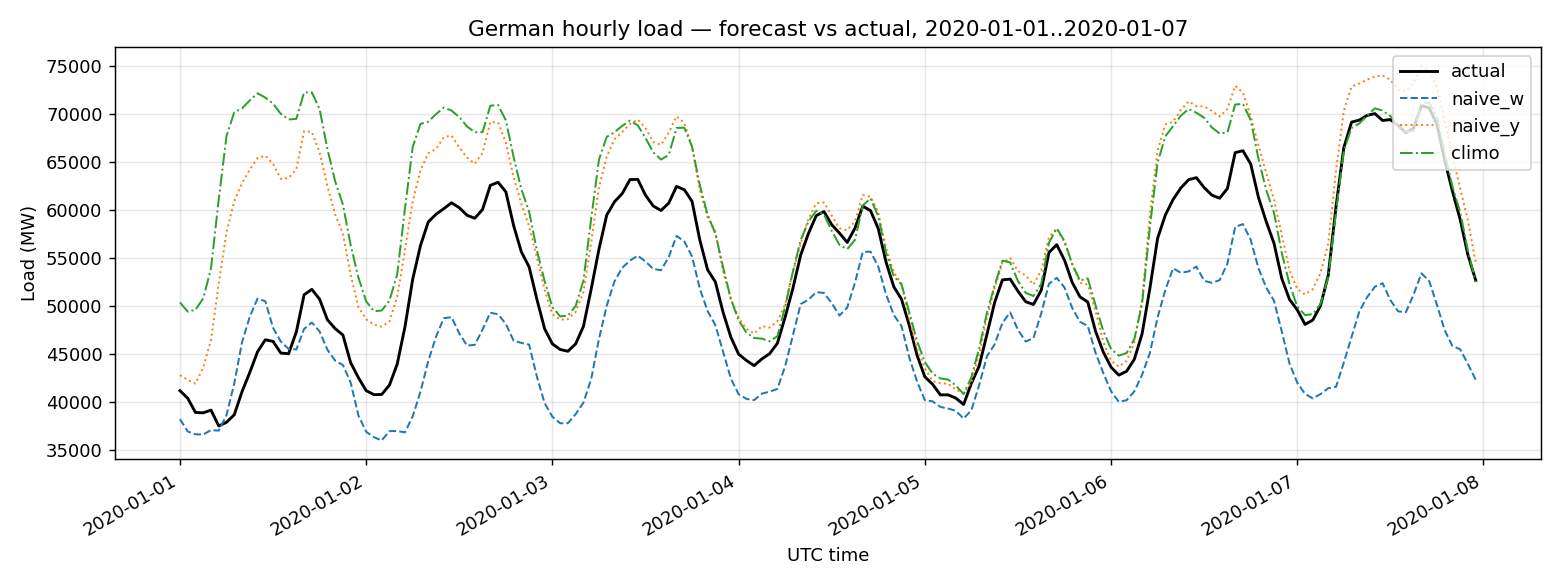

This figure's Python source:
"""Forecast German hourly electricity load for the first week of January 2020.

Three simple baselines, all univariate on `DE_load_actual_entsoe_transparency`:

1. naive_w   — value 168 hours (1 week) before the forecast hour.
2. naive_y   — value 364 days (52 weeks, day-of-week aligned) before.
3. climo     — mean of (month=Jan, day-of-week, hour) over the training years,
               i.e. an hour-of-week climatology restricted to January.

The 2020-01-01..2020-01-07 actuals are already in the CSV, so we score each
forecast (MAE, RMSE, MAPE) and save a plot.
"""
from __future__ import annotations

from pathlib import Path

import matplotlib.pyplot as plt
import numpy as np
import pandas as pd

HERE = Path(__file__).parent
CSV = HERE / "opsd_de_load.csv"
TARGET_START = pd.Timestamp("2020-01-01 00:00:00", tz="UTC")
TARGET_END = pd.Timestamp("2020-01-08 00:00:00", tz="UTC")  # exclusive


def load_series() -> pd.Series:
    df = pd.read_csv(CSV, parse_dates=["utc_timestamp"])
    s = df.set_index("utc_timestamp")["DE_load_actual_entsoe_transparency"]
    s = s.asfreq("h")  # enforce regular hourly index
    assert s.isna().sum() == 0, "unexpected gaps in load series"
    return s.rename("load")


def forecast_naive_week(s: pd.Series, idx: pd.DatetimeIndex) -> pd.Series:
    return s.shift(168).reindex(idx).rename("naive_w")


def forecast_naive_year(s: pd.Series, idx: pd.DatetimeIndex) -> pd.Series:
    # 364 days = 52 * 7 so day-of-week is preserved.
    return s.shift(24 * 364).reindex(idx).rename("naive_y")


def forecast_climatology(s: pd.Series, idx: pd.DatetimeIndex) -> pd.Series:
    train = s.loc[s.index < TARGET_START]
    grp_keys = pd.DataFrame(
        {
            "month": train.index.month,
            "dow": train.index.dayofweek,
            "hour": train.index.hour,
        },
        index=train.index,
    )
    table = train.groupby([grp_keys["month"], grp_keys["dow"], grp_keys["hour"]]).mean()
    keys = list(zip(idx.month, idx.dayofweek, idx.hour))
    return pd.Series(table.loc[keys].to_numpy(), index=idx, name="climo")


def metrics(y_true: pd.Series, y_pred: pd.Series) -> dict[str, float]:
    err = y_true - y_pred
    return {
        "MAE_MW": float(err.abs().mean()),
        "RMSE_MW": float(np.sqrt((err**2).mean())),
        "MAPE_pct": float((err.abs() / y_true).mean() * 100),
    }


def main() -> None:
    s = load_series()
    idx = pd.date_range(TARGET_START, TARGET_END, freq="h", inclusive="left")
    actual = s.reindex(idx).rename("actual")

    preds = pd.concat(
        [
            forecast_naive_week(s, idx),
            forecast_naive_year(s, idx),
            forecast_climatology(s, idx),
        ],
        axis=1,
    )
    out = pd.concat([actual, preds], axis=1)
    out.to_csv(HERE / "forecast.csv", index_label="utc_timestamp")

    scores = {col: metrics(actual, preds[col]) for col in preds.columns}
    score_df = pd.DataFrame(scores).T.round(2)
    print("Scores for 2020-01-01..2020-01-07 (168 hours):")
    print(score_df.to_string())
    score_df.to_csv(HERE / "metrics.csv")

    fig, ax = plt.subplots(figsize=(12, 4.5))
    ax.plot(out.index, out["actual"], color="black", lw=1.6, label="actual")
    for col, style in [("naive_w", "--"), ("naive_y", ":"), ("climo", "-.")]:
        ax.plot(out.index, out[col], style, lw=1.1, label=col)
    ax.set_title("German hourly load — forecast vs actual, 2020-01-01..2020-01-07")
    ax.set_ylabel("Load (MW)")
    ax.set_xlabel("UTC time")
    ax.legend(loc="upper right")
    ax.grid(alpha=0.3)
    fig.autofmt_xdate()
    fig.tight_layout()
    fig.savefig(HERE / "forecast.png", dpi=130)
    print(f"Wrote {HERE/'forecast.csv'}, {HERE/'metrics.csv'}, {HERE/'forecast.png'}")


if __name__ == "__main__":
    main()
